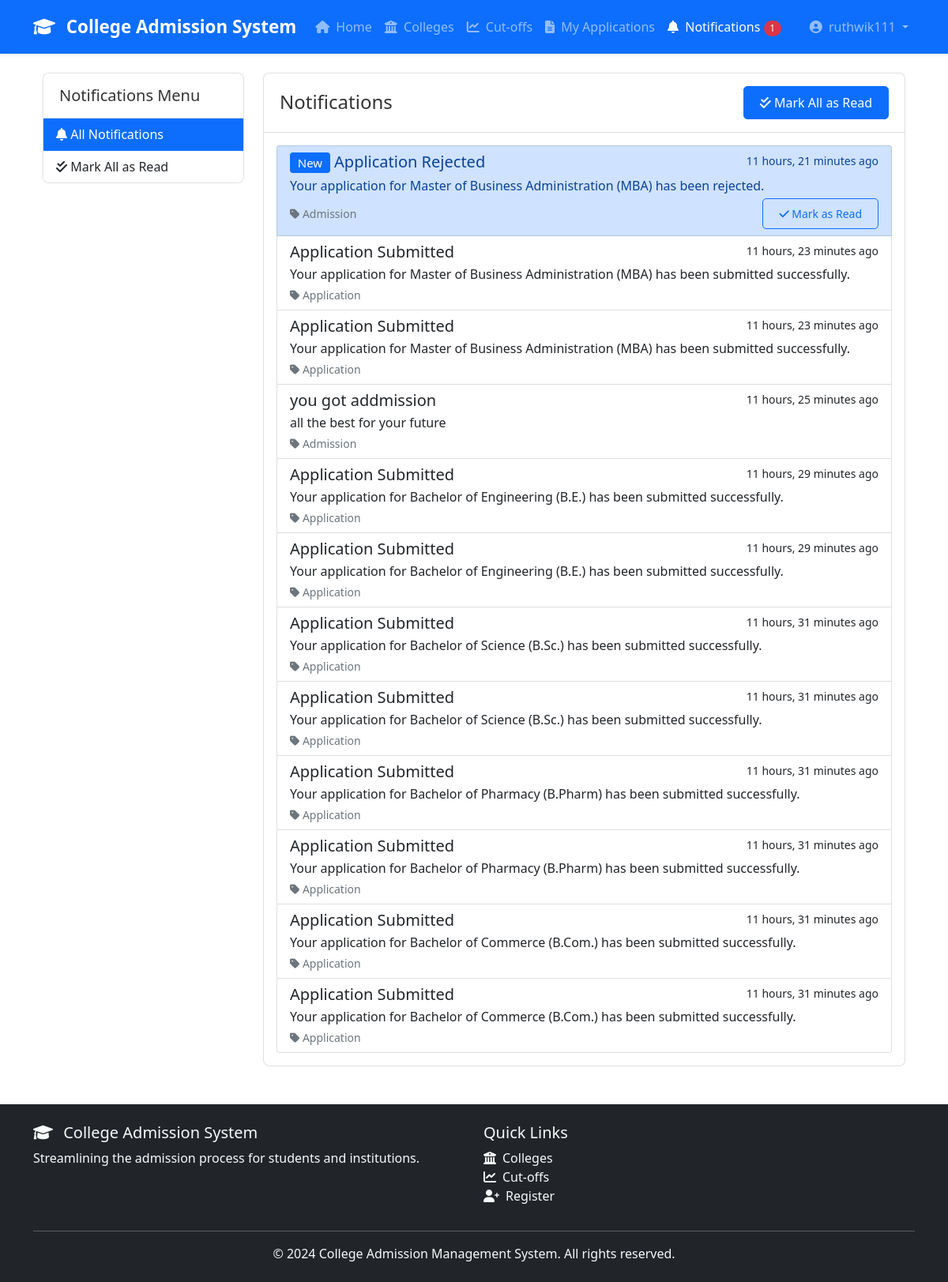
Screenshot of /notifications/ (signed in) with the database file from the repository.
### notifications/models.py (models this page shows, shortened)
class Notification(models.Model):
    NOTIFICATION_TYPES = [
        ('APPLICATION', 'Application'),
        ('ADMISSION', 'Admission'),
        ('SYSTEM', 'System'),
    ]
    user = models.ForeignKey(User, on_delete=models.CASCADE, related_name='notifications')
    title = models.CharField(max_length=200)
    message = models.TextField()
    notification_type = models.CharField(max_length=20, choices=NOTIFICATION_TYPES)
    is_read = models.BooleanField(default=False)
    created_at = models.DateTimeField(auto_now_add=True)
    class Meta:
        ordering = ['-created_at']

### notifications/views.py (the view)
# urls.py: path('', views.notification_list, name='notification_list'),
@login_required
def notification_list(request):
    notifications = Notification.objects.filter(user=request.user).order_by('-created_at')
    return render(request, 'notifications/notification_list.html', {'notifications': notifications})

### accounts/context_processors.py (called while the page is built)
def unread_notifications_count(request):
    if request.user.is_authenticated:
        count = Notification.objects.filter(user=request.user, is_read=False).count()
        return {'unread_notifications_count': count}
    return {'unread_notifications_count': 0}

### templates/notifications/notification_list.html (shortened to what this page needs)
{% extends 'notifications/base.html' %}
{% block notifications_content %}
<div class="card">
    <div class="card-header d-flex justify-content-between align-items-center">
        <h4 class="card-title mb-0">Notifications</h4>
        <a href="{% url 'notifications:mark_all_as_read' %}" class="btn btn-primary">
            <i class="fas fa-check-double"></i> Mark All as Read
        </a>
    </div>
    <div class="card-body">
        {% if notifications %}
        <div class="list-group">
            {% for notification in notifications %}
            <div class="list-group-item list-group-item-action {% if not notification.is_read %}list-group-item-primary{% endif %}">
                <div class="d-flex w-100 justify-content-between">
                    <h5 class="mb-1">
                        {% if not notification.is_read %}
                        <span class="badge bg-primary">New</span>
                        {% endif %}
                        {{ notification.title }}
                    </h5>
                    <small>{{ notification.created_at|timesince }} ago</small>
                </div>
                <p class="mb-1">{{ notification.message }}</p>
                <div class="d-flex justify-content-between align-items-center">
                    <small class="text-muted">
                        <i class="fas fa-tag"></i> {{ notification.get_notification_type_display }}
                    </small>
                    {% if not notification.is_read %}
                    <a href="{% url 'notifications:mark_as_read' notification.id %}" class="btn btn-sm btn-outline-primary">
                        <i class="fas fa-check"></i> Mark as Read
                    </a>
                    {% endif %}
                </div>
            </div>
            {% endfor %}
        </div>
        {% else %}
        <div class="alert alert-info">
            <i class="fas fa-info-circle"></i> You have no notifications.
        </div>
        {% endif %}
    </div>
</div>
{% endblock %}

### templates/base.html (shortened to what this page needs)
<!DOCTYPE html>
<html lang="en">
<head>
    <link href="https://cdn.jsdelivr.net/npm/bootstrap@5.1.3/dist/css/bootstrap.min.css" rel="stylesheet">
    <link href="https://cdnjs.cloudflare.com/ajax/libs/font-awesome/6.0.0/css/all.min.css" rel="stylesheet">
    {% load static %}
    <link rel="stylesheet" href="{% static 'css/style.css' %}">
</head>
<body class="d-flex flex-column min-vh-100">
    <nav class="navbar navbar-expand-lg navbar-dark bg-primary sticky-top shadow-sm">
        <div class="container">
            <a class="navbar-brand fw-bold" href="{% url 'home' %}">
                <i class="fas fa-graduation-cap me-2"></i> College Admission System
            </a>
            <div class="collapse navbar-collapse" id="navbarNav">
                <ul class="navbar-nav me-auto">
                    <li class="nav-item">
                        <a class="nav-link {% if request.path == '/' %}active{% endif %}" href="{% url 'home' %}">
                            <i class="fas fa-home me-1"></i> Home
                        </a>
                    </li>
                    <li class="nav-item">
                        <a class="nav-link {% if 'colleges' in request.path %}active{% endif %}" href="{% url 'colleges:college_list' %}">
                            <i class="fas fa-university me-1"></i> Colleges
                        </a>
                    </li>
                    <li class="nav-item">
                        <a class="nav-link {% if 'cutoffs' in request.path %}active{% endif %}" href="{% url 'cutoffs:compare_cutoffs' %}">
                            <i class="fas fa-chart-line me-1"></i> Cut-offs
                        </a>
                    </li>
                    {% if user.is_authenticated %}
                    <li class="nav-item">
                        <a class="nav-link {% if 'admissions/my-applications' in request.path %}active{% endif %}" href="{% url 'admissions:my_applications' %}">
                            <i class="fas fa-file-alt me-1"></i> My Applications
                        </a>
                    </li>
                    <li class="nav-item">
                        <a class="nav-link {% if 'notifications' in request.path %}active{% endif %}" href="{% url 'notifications:notification_list' %}">
                            <i class="fas fa-bell me-1"></i> Notifications
                            {% if unread_notifications_count > 0 %}
                            <span class="badge rounded-pill bg-danger">{{ unread_notifications_count }}</span>
                            {% endif %}
                        </a>
                    </li>
                    {% endif %}
                </ul>
                <ul class="navbar-nav">
                    {% if user.is_authenticated %}
                    <li class="nav-item dropdown">
                        <a class="nav-link dropdown-toggle" href="#" id="navbarDropdown" role="button" data-bs-toggle="dropdown">
                            <i class="fas fa-user-circle me-1"></i> {{ user.username }}
                        </a>
                    </li>
                    {% endif %}
                </ul>
            </div>
        </div>
    </nav>
    <main class="container py-4 flex-grow-1">
        {% block content %}{% endblock %}
    </main>
    <footer class="bg-dark text-light py-4 mt-auto">
        <div class="container">
            <div class="row">
                <div class="col-md-6">
                    <h5><i class="fas fa-graduation-cap me-2"></i> College Admission System</h5>
                    <p>Streamlining the admission process for students and institutions.</p>
                </div>
                <div class="col-md-6">
                    <h5>Quick Links</h5>
                    <ul class="list-unstyled">
                        <li><a href="{% url 'colleges:college_list' %}" class="text-light"><i class="fas fa-university me-2"></i>Colleges</a></li>
                        <li><a href="{% url 'cutoffs:compare_cutoffs' %}" class="text-light"><i class="fas fa-chart-line me-2"></i>Cut-offs</a></li>
                        <li><a href="{% url 'accounts:register' %}" class="text-light"><i class="fas fa-user-plus me-2"></i>Register</a></li>
                    </ul>
                </div>
            </div>
            <hr class="my-3">
            <div class="text-center">
                <p class="mb-0">&copy; 2024 College Admission Management System. All rights reserved.</p>
            </div>
        </div>
    </footer>
</body>
</html>

### static/css/style.css (style rules this page uses)
body { font-family: 'Segoe UI', Tahoma, Geneva, Verdana, sans-serif; color: #333; }
.navbar { padding: 0.75rem 1rem; }
.navbar-brand { font-size: 1.4rem; }
.nav-link { padding: 0.5rem 1rem; transition: all 0.3s ease; }
.card { border-radius: 8px; overflow: hidden; transition: transform 0.3s ease, box-shadow 0.3s ease; margin-bottom: 1.5rem; }
.card-header { padding: 1rem 1.25rem; background-color: #fff; border-bottom: 1px solid rgba(0, 0, 0, 0.125); }
.btn { border-radius: 5px; padding: 0.5rem 1.25rem; transition: all 0.3s ease; }
.btn-primary { background-color: #0d6efd; border-color: #0d6efd; }
.badge { padding: 0.35em 0.65em; font-weight: 500; }
footer { background-color: #343a40; }
footer a { transition: color 0.3s ease; text-decoration: none; }
.shadow-sm { box-shadow: 0 0.125rem 0.25rem rgba(0, 0, 0, 0.075) !important; }

### rows the page displays
Notification: is_read "New", title "Application Rejected", created_at "11 hours, 21 minutes", message "Your application for Master of Business Administration (MBA) has been rejected.", notification_type "Admission"
Notification: title "Application Submitted", created_at "11 hours, 23 minutes", message "Your application for Master of Business Administration (MBA) has been submitted successfully.", notification_type "Application"
Notification: title "Application Submitted", created_at "11 hours, 23 minutes", message "Your application for Master of Business Administration (MBA) has been submitted successfully.", notification_type "Application"
Notification: title "you got addmission", created_at "11 hours, 25 minutes", message "all the best for your future", notification_type "Admission"
Notification: title "Application Submitted", created_at "11 hours, 29 minutes", message "Your application for Bachelor of Engineering (B.E.) has been submitted successfully.", notification_type "Application"
Notification: title "Application Submitted", created_at "11 hours, 29 minutes", message "Your application for Bachelor of Engineering (B.E.) has been submitted successfully.", notification_type "Application"
Notification: title "Application Submitted", created_at "11 hours, 31 minutes", message "Your application for Bachelor of Science (B.Sc.) has been submitted successfully.", notification_type "Application"
Notification: title "Application Submitted", created_at "11 hours, 31 minutes", message "Your application for Bachelor of Science (B.Sc.) has been submitted successfully.", notification_type "Application"
Notification: title "Application Submitted", created_at "11 hours, 31 minutes", message "Your application for Bachelor of Pharmacy (B.Pharm) has been submitted successfully.", notification_type "Application"
Notification: title "Application Submitted", created_at "11 hours, 31 minutes", message "Your application for Bachelor of Pharmacy (B.Pharm) has been submitted successfully.", notification_type "Application"
Notification: title "Application Submitted", created_at "11 hours, 31 minutes", message "Your application for Bachelor of Commerce (B.Com.) has been submitted successfully.", notification_type "Application"
Notification: title "Application Submitted", created_at "11 hours, 31 minutes", message "Your application for Bachelor of Commerce (B.Com.) has been submitted successfully.", notification_type "Application"

### other values shown
{{ unread_notifications_count }} "1"
{{ user.username }} "ruthwik111"
